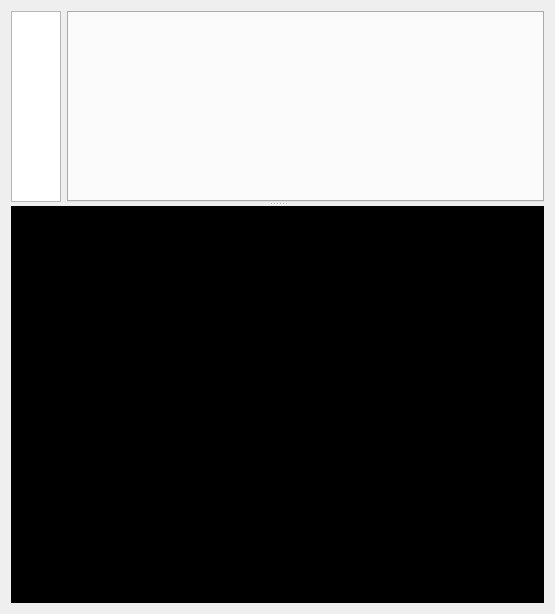
      <widget class="QWidget" name="pageDevelopment">
       <layout class="QGridLayout" name="gridLayout_4">
        <item row="0" column="0">
         <widget class="QSplitter" name="splitter_preview">
          <property name="orientation">
           <enum>Qt::Vertical</enum>
          </property>
          <widget class="QWidget" name="layoutWidget">
           <layout class="QHBoxLayout" name="horizontalLayout_12">
            <item>
             <widget class="QTextEdit" name="textEdit_linenumber">
              <property name="maximumSize">
               <size>
                <width>50</width>
                <height>16777215</height>
               </size>
              </property>
              <property name="verticalScrollBarPolicy">
               <enum>Qt::ScrollBarAlwaysOff</enum>
              </property>
              <property name="horizontalScrollBarPolicy">
               <enum>Qt::ScrollBarAlwaysOff</enum>
              </property>
              <property name="readOnly">
               <bool>true</bool>
              </property>
              <property name="html">
               <string>&lt;!DOCTYPE HTML PUBLIC &quot;-//W3C//DTD HTML 4.0//EN&quot; &quot;http://www.w3.org/TR/REC-html40/strict.dtd&quot;&gt;
&lt;html&gt;&lt;head&gt;&lt;meta name=&quot;qrichtext&quot; content=&quot;1&quot; /&gt;&lt;style type=&quot;text/css&quot;&gt;
p, li { white-space: pre-wrap; }
&lt;/style&gt;&lt;/head&gt;&lt;body style=&quot; font-family:'Noto Sans'; font-size:10pt; font-weight:400; font-style:normal;&quot;&gt;
&lt;p style=&quot;-qt-paragraph-type:empty; margin-top:0px; margin-bottom:0px; margin-left:0px; margin-right:0px; -qt-block-indent:0; text-indent:0px;&quot;&gt;&lt;br /&gt;&lt;/p&gt;&lt;/body&gt;&lt;/html&gt;</string>
              </property>
              <property name="textInteractionFlags">
               <set>Qt::NoTextInteraction</set>
              </property>
             </widget>
            </item>
            <item>
             <widget class="QTabWidget" name="tabWidget_project">
              <property name="currentIndex">
               <number>-1</number>
              </property>
              <property name="tabsClosable">
               <bool>true</bool>
              </property>
             </widget>
            </item>
           </layout>
          </widget>
          <widget class="QMdiArea" name="mdiArea_development">
           <property name="background">
            <brush brushstyle="SolidPattern">
             <color alpha="255">
              <red>0</red>
              <green>0</green>
              <blue>0</blue>
             </color>
            </brush>
           </property>
          </widget>
         </widget>
        </item>
       </layout>
      </widget>
